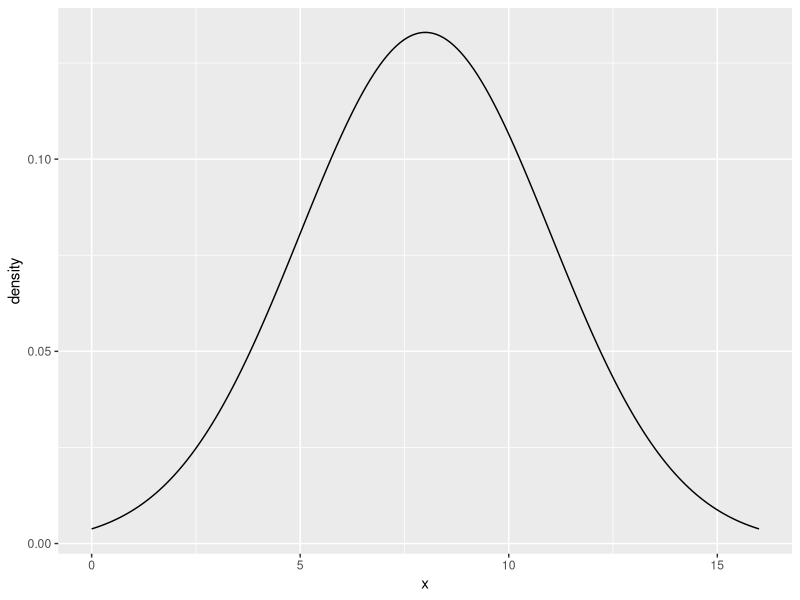
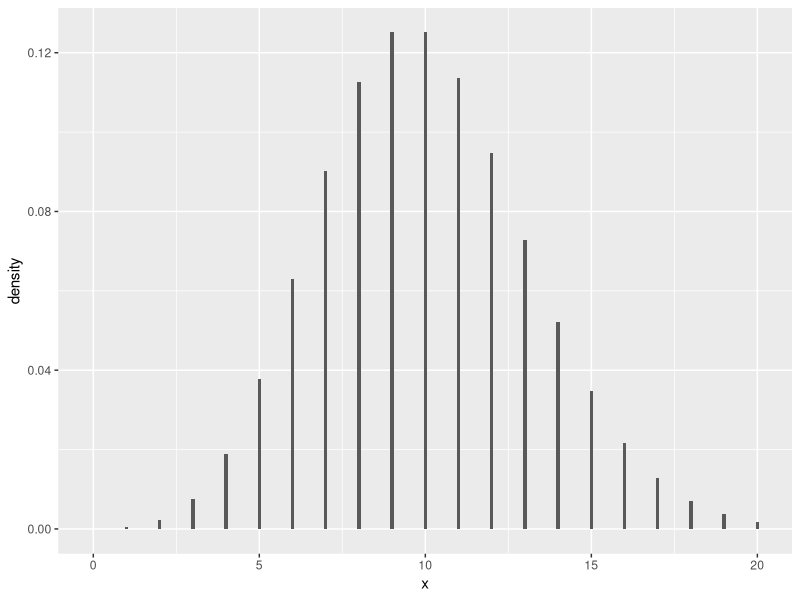

Write the R code that produced these figures, in order. (Note: this script raises an error after producing the figures.)
## ---- chunk 1
knitr::opts_chunk$set(echo = TRUE)
## ---- chunk 2
dnorm(5, mean = 8, sd = 3)
## ---- chunk 3
dens_frame <- data.frame(x = seq(0, 16, length.out = 200))

#note - you could do this with mutate! But I like $ 
dens_frame$density <- dnorm(dens_frame$x, mean = 8, sd = 3)
## ---- chunk 4
library(ggplot2)

norm_dens <- ggplot(dens_frame,
                    mapping=aes(x=x, y=density)) +
  geom_line()

norm_dens
## ---- chunk 5
rnorm(10, mean = 8, sd=3)
## ---- chunk 6
dpois(3, lambda=10)
## ---- chunk 7
dpois(1.5, lambda=10)
## ---- chunk 8
pois_frame = data.frame(x = 0:20)

#note - you could do this with mutate! But I like $ 
pois_frame$density <- dpois(pois_frame$x, lambda = 10)
## ---- chunk 9
ggplot(pois_frame) +
  aes(x=x, y=density) +
  geom_bar(width=0.1, stat="identity")

## ---- chunk 10
pbinom(300, size = 500, prob = 0.7)
## ---- chunk 11
pbinom(200, size = 500, prob = 0.3)
## ---- chunk 12
pbinom(200, size = 500, prob = 0.3, lower.tail=FALSE)

1 - pbinom(200, size = 500, prob = 0.3)
## ---- chunk 13
2*pbinom(300, size = 500, prob = 0.7)
## ---- chunk 14
#Calculate SE based on the population
sigma_ybar = 0.1/sqrt(5)

#Z-Score
z <- (0.4 - 0.5)/sigma_ybar

#P-Value
2*pnorm(abs(z), lower.tail=FALSE)

## ---- chunk 15
nose_length <- c(seq(5,15, length.out=2000))
avg.rhr <- c(seq(62,98, length.out=500))
## ---- chunk 16
hrl<-80-(2*6)
hrlt<-80-(3*6)
hrh<-80+(2*6)
hrht<-80+(3*6)

hrhdist<-rnorm(1-20, mean =80, sd=6)
hrhdist
sigma_rhr = 6/sqrt(20)
#Calculate SE based on the population
2*pbinom(80, size = 20, prob = 0.05)

## [1] 2.462868e-06
sigma_ybar = 0.1/sqrt(5)

#Z-Score
z <- (0.4 - 0.5)/sigma_ybar

#P-Value
2*pnorm(abs(z), lower.tail=FALSE)

avg.rhr<-c(seq(62,98, length.out=20))
avg.rhr

lhrh.avg<-which(avg.rhr>92)[1] 
hhrh.avg<-which(avg.rhr<68)[1]
lhrh.avg
hhrh.avg
prob_observed =  c(rep(0.9/20, 20), rep(0.1/20, 20))
samp <- sample(avg.rhr, 20, replace=TRUE,  prob = prob_observed)
#first make a data frame with sample sizes
sim_data <- data.frame(samps = rep(1:10, 500)) %>%
  
  #a trick - group by 1:n() means you don't need sim numbers!
  group_by(1:n()) %>%
  
  #get a sample mean
  mutate(sample = mean(rnorm(samps, 90, 6))) %>%
  
  #clean up
  ungroup()

sim_data <- sim_data %>%
  mutate(se_y = 6/sqrt(samps)) %>%
  mutate(z = (sample-80)/se_y) %>%
  mutate(p = 2*pnorm(abs(z), lower.tail=FALSE))

#Cool! We have p values! We can even plot this by sample size

ggplot(data = sim_data, mapping = aes(x=samps, y=p)) +
  geom_jitter(alpha=0.4)


sim_power <- sim_data %>%
  group_by(samps) %>%
  summarise(power = 1-sum(p>0.05)/n()) %>% 
  ungroup()

sim_power <- sim_data %>%
  group_by(samps) %>%
  summarise(power = 1-sum(p>0.2)/n()) %>% 
  ungroup()

# And we can plot that result with our critical threshold for power.

ggplot(data=sim_power, mapping = aes(x=samps, y=power)) +
  geom_point() +
  geom_line() +
  geom_hline(yintercept=0.8, lty=2)

library(tidyr)

sim_tradeoff <- sim_data %>%
  
  #more alphas!
  crossing(alpha = 10^(-1:-10)) %>%
  
  #now calculate power for each alpha
  group_by(samps, alpha) %>%
  summarise(power = 1-sum(p>alpha)/500) %>%
  ungroup()

#We can then plot this with ggplot

ggplot(sim_tradeoff) +
  aes(x=samps, y=power, color=factor(alpha)) +
  geom_point() + geom_line() +
  xlab("Sample Size") +
  
  #just a little note on greek letters and re-titling
  #colorbars
  scale_color_discrete(guide = guide_legend(title=expression(alpha)))


## ---- chunk 17
prob_observed =  c(rep(0.9/1000, 1000), rep(0.1/1000, 1000))
## ---- chunk 18
samp <- sample(nose_length, 100000, replace=TRUE,
               prob = prob_observed)
samp <- sample(nose_length, 100000, replace=TRUE,
               prob = prob_observed)

## ---- chunk 19
length(which(samp >= 14.5))/length(samp)

sum(samp >= 14.5)/length(samp)
## ---- chunk 20
library(dplyr)

#first make a data frame with sample sizes
sim_data <- data.frame(samps = rep(1:10, 500)) %>%
  
  #a trick - group by 1:n() means you don't need sim numbers!
  group_by(1:n()) %>%
  
  #get a sample mean
  mutate(sample = mean(rnorm(samps, 90, 6))) %>%
  
  #clean up
  ungroup()
## ---- chunk 21

sim_data <- sim_data %>%
  mutate(se_y = 6/sqrt(samps)) %>%
  mutate(z = (sample-80)/se_y) %>%
  mutate(p = 2*pnorm(abs(z), lower.tail=FALSE))
## ---- chunk 22
ggplot(data = sim_data, mapping = aes(x=samps, y=p)) +
  geom_jitter(alpha=0.4)
## ---- chunk 23
sim_power <- sim_data %>%
  group_by(samps) %>%
  summarise(power = 1-sum(p>0.05)/n()) %>% 
  ungroup()
## ---- chunk 24
ggplot(data=sim_power, mapping = aes(x=samps, y=power)) +
  geom_point() +
  geom_line() +
  geom_hline(yintercept=0.8, lty=2)
## ---- chunk 25
library(tidyr)

sim_tradeoff <- sim_data %>%
  
  #more alphas!
  crossing(alpha = 10^(-1:-10)) %>%
  
  #now calculate power for each alpha
  group_by(samps, alpha) %>%
  summarise(power = 1-sum(p>alpha)/500) %>%
  ungroup()
## ---- chunk 26
ggplot(sim_tradeoff) +
  aes(x=samps, y=power, color=factor(alpha)) +
  geom_point() + geom_line() +
  xlab("Sample Size") +
  
  #just a little note on greek letters and re-titling
  #colorbars
  scale_color_discrete(guide = guide_legend(title=expression(alpha)))
